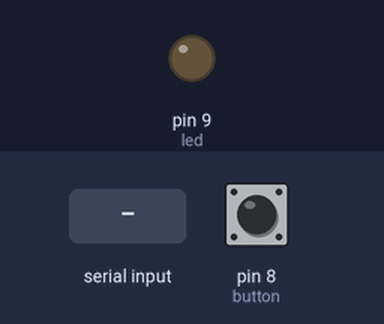
A sketch run on a simulated Arduino Uno, built with avr-gcc and run on an emulated ATmega328P. Parts: output pins drawn as LEDs (lit = HIGH). The test bench sets the inputs (shaded band); at power-on: pin 8 (button) HIGH.

Above: at 1.2 s.
1.3 s: "1" received over the second serial link
At 1.9 s:
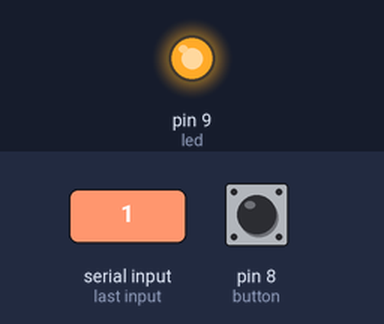
2.8 s: pin 8 (button) pulled LOW for 3.2 s
At 3.1 s:
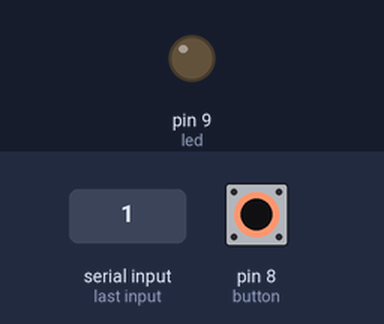
Timing chart, 0 to 7.5 s (numbered marks = the images above; inputs shaded):
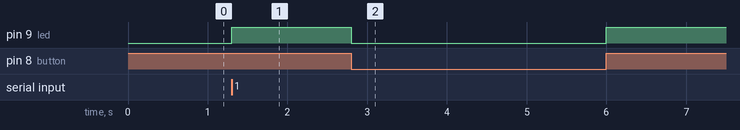

The sketch:

Bunty_BT_Master.ino
```cpp
#include <SoftwareSerial.h>

SoftwareSerial Bluetooth(3, 2); // RX || TX --> Green || Yellow

const int led = 9;
const int button = 8;


void setup() {
  // put your setup code here, to run once:
  Serial.begin(9600);
  Bluetooth.begin(38400);

  pinMode(led, OUTPUT);
  pinMode(button, INPUT_PULLUP);

}

void loop() {
  int button_state = digitalRead(button);
//  if (button_state == HIGH) {
//    Serial.println('a');
//    if (Serial.available()) {
//      Bluetooth.write(Serial.read());
//      Serial.println("Message sent");
//    }
//  }


  if (Bluetooth.available()) {
    if (button_state == HIGH) {
      Bluetooth.write('a');
      digitalWrite(led, HIGH);
    } else {
//      Bluetooth.write('b');
      digitalWrite(led, LOW);
    }
  }
}
```

Measured:
- after the input at 1.3 s, pin 9 (led): LOW → HIGH at once
- after the input at 2.8 s, pin 9 (led): HIGH → LOW at once, → HIGH 3.2 s later
